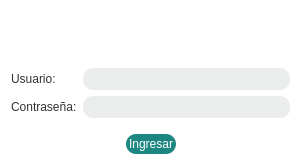
<?xml version="1.0" encoding="UTF-8"?>
<ui version="4.0">
 <class>Login</class>
 <widget class="QWidget" name="Login">
  <property name="geometry">
   <rect>
    <x>0</x>
    <y>0</y>
    <width>301</width>
    <height>165</height>
   </rect>
  </property>
  <property name="windowTitle">
   <string>Login</string>
  </property>
  <property name="styleSheet">
   <string notr="true">background-color:white;</string>
  </property>
  <layout class="QHBoxLayout" name="horizontalLayout_4">
   <item>
    <layout class="QVBoxLayout" name="verticalLayout_3">
     <item>
      <layout class="QHBoxLayout" name="horizontalLayout_3">
       <item>
        <spacer name="horizontalSpacer">
         <property name="orientation">
          <enum>Qt::Horizontal</enum>
         </property>
         <property name="sizeType">
          <enum>QSizePolicy::Preferred</enum>
         </property>
         <property name="sizeHint" stdset="0">
          <size>
           <width>100</width>
           <height>20</height>
          </size>
         </property>
        </spacer>
       </item>
       <item>
        <widget class="QLabel" name="icon">
         <property name="styleSheet">
          <string notr="true">background-color:white;</string>
         </property>
         <property name="text">
          <string/>
         </property>
        </widget>
       </item>
       <item>
        <spacer name="horizontalSpacer_2">
         <property name="orientation">
          <enum>Qt::Horizontal</enum>
         </property>
         <property name="sizeType">
          <enum>QSizePolicy::Preferred</enum>
         </property>
         <property name="sizeHint" stdset="0">
          <size>
           <width>100</width>
           <height>20</height>
          </size>
         </property>
        </spacer>
       </item>
      </layout>
     </item>
     <item>
      <layout class="QHBoxLayout" name="horizontalLayout">
       <item>
        <layout class="QVBoxLayout" name="verticalLayout_2">
         <item>
          <widget class="QLabel" name="label">
           <property name="styleSheet">
            <string notr="true">color: #333333;
font: 10pt &quot;MS Shell Dlg 2&quot;;
</string>
           </property>
           <property name="text">
            <string>Usuario:</string>
           </property>
          </widget>
         </item>
         <item>
          <widget class="QLabel" name="label_2">
           <property name="styleSheet">
            <string notr="true">color: #333333;
font: 10pt &quot;MS Shell Dlg 2&quot;;
</string>
           </property>
           <property name="text">
            <string>Contraseña:</string>
           </property>
          </widget>
         </item>
        </layout>
       </item>
       <item>
        <layout class="QVBoxLayout" name="verticalLayout">
         <item>
          <widget class="QLineEdit" name="user">
           <property name="styleSheet">
            <string notr="true">background-color: #EBEDED;
border-style: outset;
border-radius: 10px;
font: 10pt &quot;MS Shell Dlg 2&quot;;
color: #333333;
min-width: 7em;
padding: 3px;</string>
           </property>
           <property name="text">
            <string/>
           </property>
          </widget>
         </item>
         <item>
          <widget class="QLineEdit" name="password">
           <property name="styleSheet">
            <string notr="true">background-color: #EBEDED;
border-style: outset;
border-radius: 10px;
font: 10pt &quot;MS Shell Dlg 2&quot;;
color: #333333;
min-width: 7em;
padding: 3px;</string>
           </property>
           <property name="echoMode">
            <enum>QLineEdit::Password</enum>
           </property>
          </widget>
         </item>
        </layout>
       </item>
      </layout>
     </item>
     <item>
      <spacer name="verticalSpacer">
       <property name="orientation">
        <enum>Qt::Vertical</enum>
       </property>
       <property name="sizeType">
        <enum>QSizePolicy::Preferred</enum>
       </property>
       <property name="sizeHint" stdset="0">
        <size>
         <width>20</width>
         <height>10</height>
        </size>
       </property>
      </spacer>
     </item>
     <item>
      <layout class="QHBoxLayout" name="horizontalLayout_2">
       <item>
        <spacer name="horizontalSpacer_3">
         <property name="orientation">
          <enum>Qt::Horizontal</enum>
         </property>
         <property name="sizeHint" stdset="0">
          <size>
           <width>40</width>
           <height>20</height>
          </size>
         </property>
        </spacer>
       </item>
       <item>
        <widget class="QPushButton" name="login_button">
         <property name="styleSheet">
          <string notr="true">background-color: #1D8680;
border-style: outset;
border-radius: 10px;
font: 10pt &quot;MS Shell Dlg 2&quot;;
color: white;
min-width: 7em;
padding: 3px;</string>
         </property>
         <property name="text">
          <string>Ingresar</string>
         </property>
         <property name="autoDefault">
          <bool>true</bool>
         </property>
        </widget>
       </item>
       <item>
        <spacer name="horizontalSpacer_4">
         <property name="orientation">
          <enum>Qt::Horizontal</enum>
         </property>
         <property name="sizeHint" stdset="0">
          <size>
           <width>40</width>
           <height>20</height>
          </size>
         </property>
        </spacer>
       </item>
      </layout>
     </item>
    </layout>
   </item>
  </layout>
 </widget>
 <resources/>
 <connections/>
</ui>
